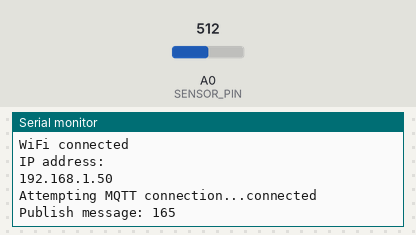
Simulated run of this sketch. Board: ESP8266 (NodeMCU). Parts: the last lines printed to the serial monitor. The test bench sets the inputs (shaded band); at power-on: A0 (SENSOR_PIN) = 512. WiFi joins after 1.5 s; servers stay silent unless stated; no MQTT or app messages arrive unless stated.

Above: at 2.7 s.
2.8 s: A0 (SENSOR_PIN) set to 716
At 5.2 s:
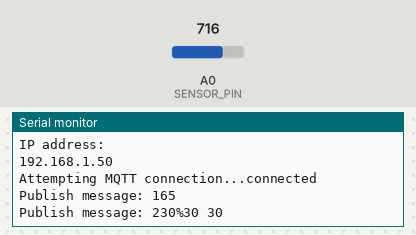
5.5 s: A0 (SENSOR_PIN) set to 900
At 7.0 s:
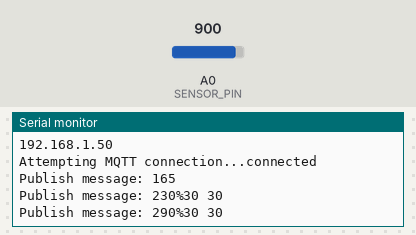

Measured:
- after the input at 2.8 s, the serial monitor: prints a new line after 1.2 s (image 1)
- after the input at 5.5 s, the serial monitor: prints a new line after 0.51 s (image 2)

The sketch:

ESP_Tempsensor_firmware.ino
```cpp
#include <ESP8266WiFi.h>
#include <PubSubClient.h>

#define WIFI_SSID            "ssid"
#define WIFI_PASS            "pass"
#define WIFI_HOSTNAME        "nodeXXXX"
#define MQTT_HOST            "127.0.0.1"
#define MQTT_TOPIC           "topic"
#define MQTT_CLIENTID        "nodeXXXX"
#define MQTT_USERNAME        "user"
#define MQTT_PASSWPRD        "pass"
#define SENSOR_PIN           A0
#define TEMPERATURE_OFFSET   0
int     prevTemperature      = 0;
long    lastMsg              = 0;

WiFiClient espClient;
PubSubClient client(espClient);

void setup_wifi() {
  delay(10);
  Serial.println();
  Serial.print("Connecting to ");
  Serial.println(WIFI_SSID);

  WiFi.mode(WIFI_STA);
  WiFi.begin(WIFI_SSID, WIFI_PASS);
  WiFi.hostname(WIFI_HOSTNAME);


  while (WiFi.status() != WL_CONNECTED) {
    delay(500);
    Serial.print(".");
  }
  Serial.println("");
  Serial.println("WiFi connected");
  Serial.println("IP address: ");
  Serial.println(WiFi.localIP());
}

void reconnect() {
  while (!client.connected()) {
    Serial.print("Attempting MQTT connection...");
    if (client.connect(MQTT_CLIENTID, MQTT_USERNAME, MQTT_PASSWPRD)) {
      Serial.println("connected");
    } else {
      Serial.print("failed, rc=");
      Serial.print(client.state());
      Serial.println(" try again in 5 seconds");
      // Wait 5 seconds before retrying
      delay(5000);
    }
  }
}

void setup() {
  Serial.begin(115200);
  setup_wifi();
  client.setServer(MQTT_HOST, 1883);
}

void loop() {
  if (!client.connected()) {
    reconnect();
  }
  client.loop();

  long now  = millis();
  char msg[50];
  int average = 0;
  char temperature[3];
  if (now - lastMsg > 2000) {
    lastMsg = now;

    for (int i=1; i <= 10; i++){
      int analogValue = analogRead(SENSOR_PIN);
      int temp = (3.3 * analogValue * 100) / 1024;
      average = average + temp;
    }
    average = (average/10) + TEMPERATURE_OFFSET;

    itoa(average, temperature, 10);
    snprintf (msg, 50, temperature, 10);
    Serial.print("Publish message: ");
    Serial.println(msg);
    client.publish(MQTT_TOPIC, msg);
  }
}
```
